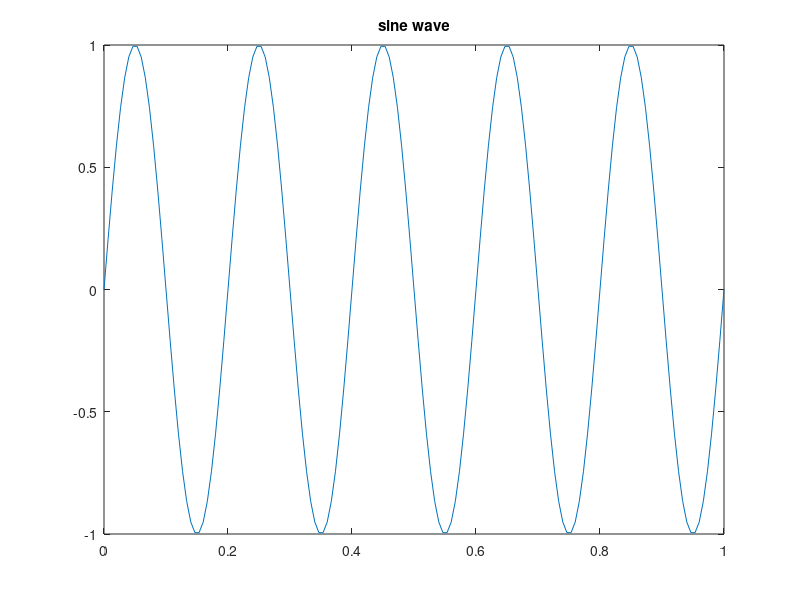
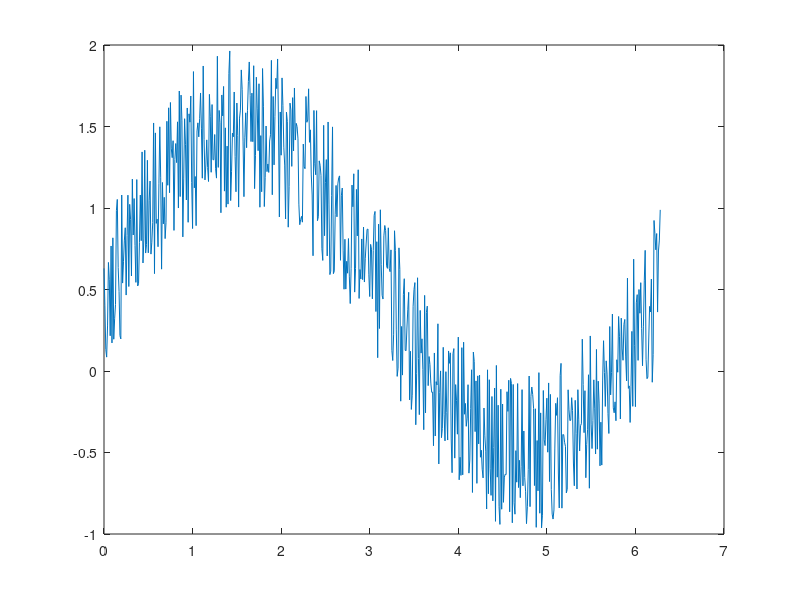

MATLAB code for these plots, in order:
% Done by: Vishnu P S
% Simple program to generate size wave of given frequency and analyse its spectrum

Fs = 150;
t = 0:1/Fs:1;
f = 5;
x_orig = sin(2*pi*f*t);
X = fftshift(fft(x_orig));

x_mag = abs(X);
df = -Fs/2:1:Fs/2;
figure(1);
plot(t,x_orig);
title('sine wave');

figure(2);
plot(df,x_mag);
title('spectrum');

%%
% adding noise

t = 0:0.01:2*pi;
x = sin(t);
plot(t,x);

y = rand(1,length(t));
x = x+y;
plot(t,x);